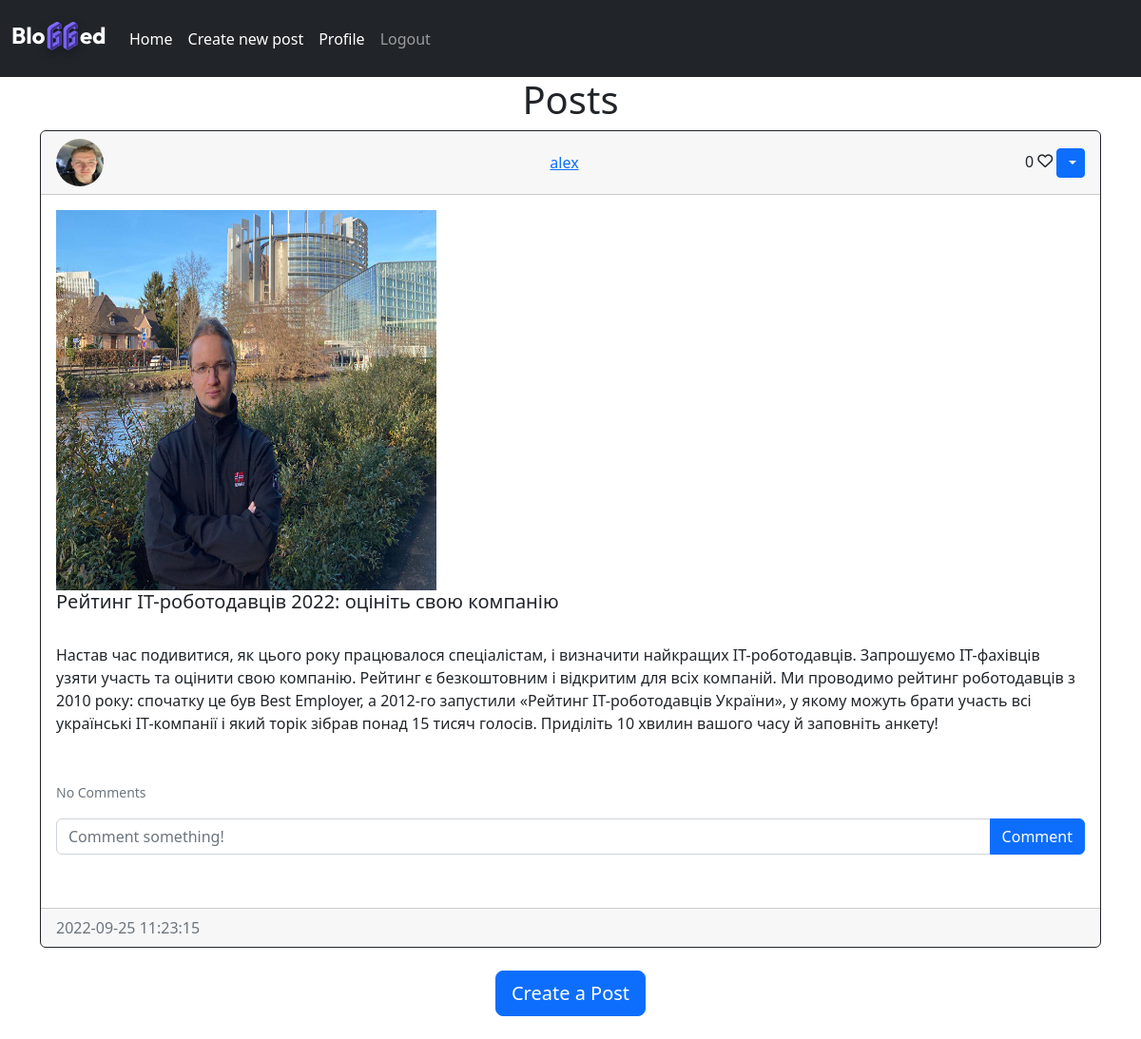
Screenshot of /home (signed in) with the database file from the repository.
### website/models.py (models this page shows)
class Post(db.Model):
    id = db.Column(db.Integer, primary_key=True)
    title = db.Column(db.Text, nullable=False)
    text = db.Column(db.Text, nullable=False)
    date_created = db.Column(db.DateTime(timezone=True), default=func.now())
    photo_path = db.Column(db.String, nullable=False)
    author = db.Column(db.Integer, db.ForeignKey('user.id', ondelete="CASCADE"), nullable=False)
    comments = db.relationship("Comment", backref='post', passive_deletes=True)
    likes = db.relationship("Like", backref='post', passive_deletes=True)

class User(db.Model, UserMixin):
    id = db.Column(db.Integer, primary_key=True)
    email = db.Column(db.String(150), unique=True)
    username = db.Column(db.String(150), unique=True)
    password = db.Column(db.String(150))
    date_created = db.Column(db.DateTime(timezone=True), default=func.now())
    name = db.Column(db.String(150), default='')
    last_name = db.Column(db.String(150), default='')
    about_user = db.Column(db.Text(400), default='')
    occupation = db.Column(db.String(150), default='')
    profile_photo_path = db.Column(db.String, default="website/static/uploads\default.png")
    posts = db.relationship("Post", backref='user', passive_deletes=True)
    comments = db.relationship("Comment", backref='user', passive_deletes=True)
    likes = db.relationship("Like", backref='user', passive_deletes=True)

### website/views.py (the view)
@views.route("/")
@views.route("/home")
@login_required
def home():
    posts = Post.query.all()
    return render_template("home.html", user=current_user, posts=posts)

### website/__init__.py (called while the page is built)
def create_app():
    app = Flask(__name__)
    app.config['SECRET_KEY'] = "helloworld"
    app.config['SQLALCHEMY_DATABASE_URI'] = f'sqlite:///{DB_NAME}'
    app.config['UPLOAD_FOLDER'] = UPLOAD_FOLDER
    db.init_app(app)
    from .views import views
    from .auth import auth
    app.register_blueprint(views, url_prefics="/")
    app.register_blueprint(auth, url_prefics="/")
    from .models import User, Post, Comment, Like, Reply
    create_database(app)
    login_manager = LoginManager()
    login_manager.login_view = "auth.login"
    login_manager.init_app(app)
    @login_manager.user_loader
    def load_user(id):
        return User.query.get(int(id))
    return app

### website/templates/home.html (shortened to what this page needs)
{% extends 'posts_div.html' %}

### website/templates/posts_div.html (shortened to what this page needs)
{% extends 'base.html' %}
{% block content %}
    <h1{% block header %} align="Center">Posts{% endblock %}</h1>
    <div id="posts">
        {% for post in posts %}
            <div class="card border-dark">
                <div class="card-header d-flex justify-content-between align-items-center">
                    <img src="..{{ post.user.profile_photo_path[7:] }}" alt="Something went wrong" height="50" width="50" class="rounded-circle">
                    <a href="/profile/{{post.user.username }}">{{ post.user.username }}</a>
                        <div>
                            <span id="likes-count-{{ post.id }}">{{ post.likes|length }}</span>
                            {% if user.id in post.likes|map(attribute="author")|list %}
                                <i class="fas fa-solid fa-heart" id="like-button-{{ post.id }}" onclick="like({{ post.id }})"></i>
                            {% else %}
                                <i class="far fa-heart" id="like-button-{{ post.id }}" onclick="like({{ post.id }})"></i>
                            {% endif %}
                            {% if user.id == post.author %}
                                <div class="btn-group">
                                    <button type="button" class="btn btn-sm btn-primary dropdown-toggle" data-bs-toggle="dropdown">
                                    </button>
                                </div>
                            {% endif %}
                        </div>
                </div>
                <div class="card-body">
                    <img src="..{{ post.photo_path[7:] }}" alt="Something went wrong" height="400" width="400">
                    <h5 class="card-title">
                        {{ post.title }}
                    </h5>
                    <br>
                    <div class="card-text">
                        {{ post.text }}
                    </div>
                    <br>
                    <br>
                    <p class="card-text">
                        {% if post.comments|length > 0 %}
                            {% if post.comments|length == 1 %}
                                <a data-bs-toggle="collapse" href="#comments-{{ post.id }}" role="button">
                                <small>View {{ post.comments|length }} Comment</small>
                                </a>
                            {% else %}
                                <a data-bs-toggle="collapse" href="#comments-{{ post.id }}" role="button">
                                <small>View {{ post.comments|length }} Comments</small>
                                </a>
                            {% endif %}
                        {% else %}
                            <small class="text-muted">No Comments</small>
                        {% endif %}
                    </p>
                    <form class="input-group mb-3" method="post" action="/create-comment/{{ post.id }}">
                        <input type="text" id="comment" name="comment" class="form-control" placeholder="Comment something!">
                        <button type="submit" class="btn btn-primary">Comment</button>
                    </form>
                    <br>
                </div>
                <div class="card-footer text-muted">
                    {{ post.date_created }}
                </div>
            </div>
            <br>
        {% endfor %}
        {% block footer %}
            <div align="center">
                <a href="/create-post">
                    <button type="button" class="btn btn-primary btn-lg">
                        Create a Post
                    </button>
                </a>
            </div>
            <br>
        {% endblock %}
    </div>
{% endblock %}

### rows the page displays
Post: user.username "alex", likes|length "0", title "Рейтинг ІТ-роботодавців 2022: оцініть свою компанію", text "Настав час подивитися, як цього року працювалося спеціалістам, і визначити найкращих ІТ-роботодавців. Запрошуємо ІТ-фахівців узяти участь та оцінити свою компанію. Рейтинг є безкоштовним і відкритим для всіх компаній. Ми проводимо рейтинг роботодавців з 2010 року: спочатку це був Best Employer, а 2012-го запустили «Рейтинг IT-роботодавців України», у якому можуть брати участь всі українські ІТ-компанії і який торік зібрав понад 15 тисяч голосів. Приділіть 10 хвилин вашого часу й заповніть анкету!", date_created "2022-09-25 11:23:15"
